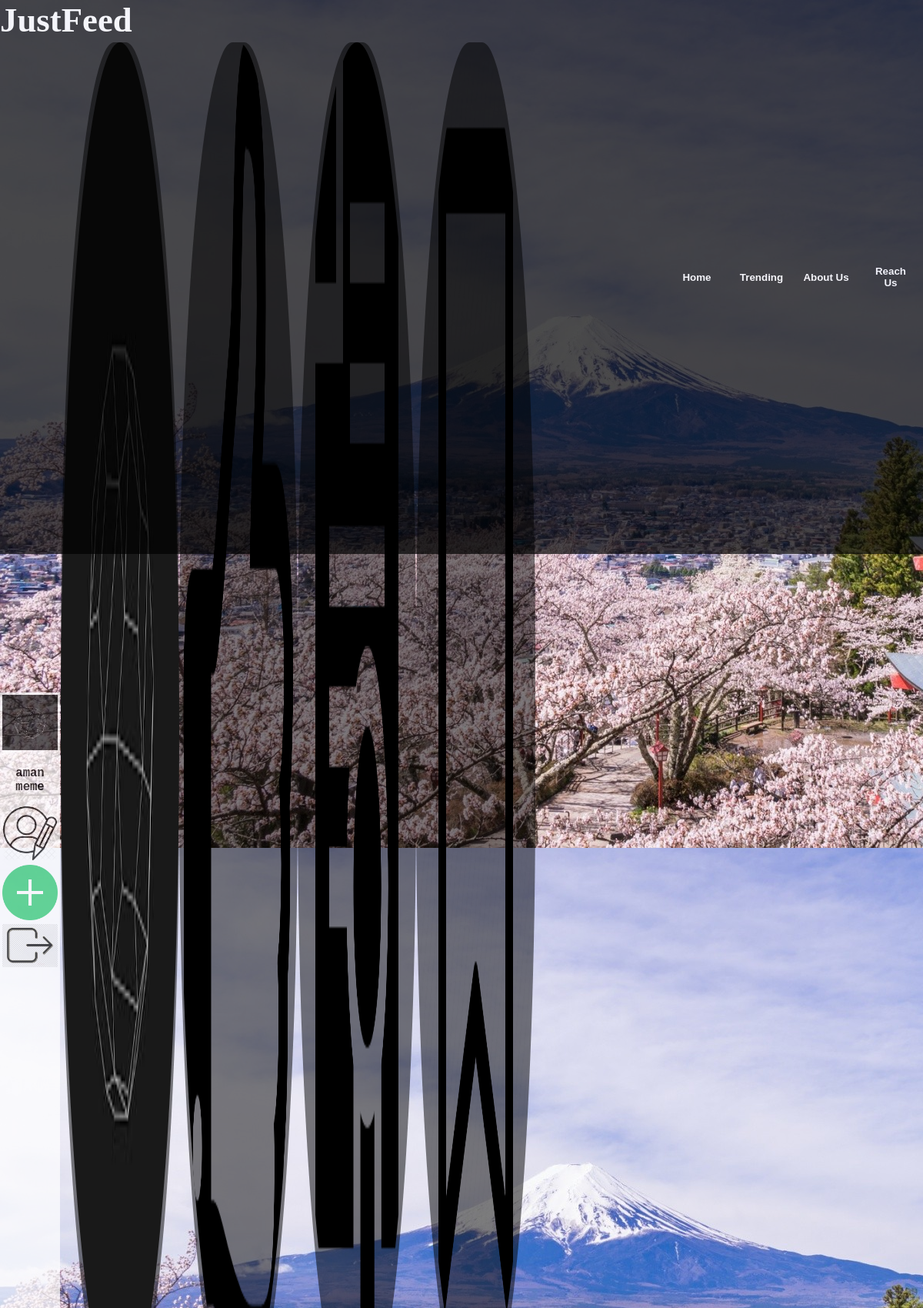
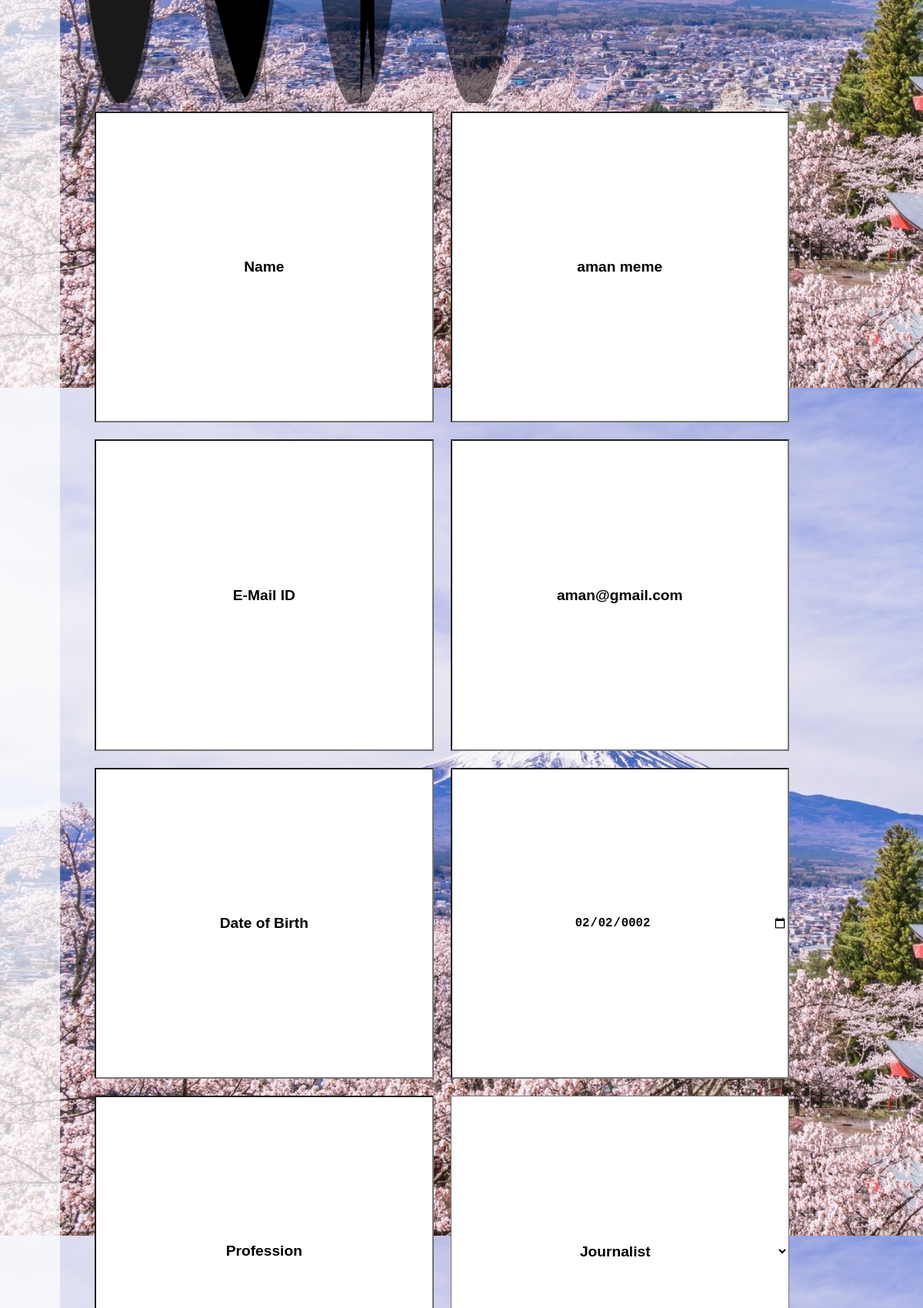
/viewP.php (signed in, upper part), run on the app's committed database (2 pictures, top to bottom).
### tables this page shows
CREATE TABLE `users` (
  `name` text NOT NULL,
  `email` text NOT NULL,
  `pass` text NOT NULL,
  `age` date NOT NULL,
  `prof` text NOT NULL,
  `loca` text NOT NULL,
  `picname` text NOT NULL,
  `userid` int(11) NOT NULL,
  `merit` int(11) NOT NULL,
  `article` int(11) NOT NULL,
  `upfeed` varchar(500) NOT NULL,
  `downfeed` varchar(500) NOT NULL,
  `saved` varchar(500) NOT NULL
);

### viewP.php (the view, shortened to what this page needs)
<html>
<head>
<link rel="stylesheet" href="login.css"></link>
<link rel="stylesheet" href="profile.css"></link>
</head>
<body>
<?php
$connect=mysqli_connect("127.0.0.1","root","");
mysqli_select_db($connect,"JustFeed");
$dat=mysqli_query($connect,"select * from users where userid = '".$_SESSION['id']."' ");
$data=mysqli_fetch_array($dat);
$p = mysqli_query($connect,"select prof from proloca order by prof");
?>
<div id="mainfeed">
	<div class = "circle">
		<img src = "Photo\<?php echo$data[6]; ?>" id = "profile_pic" onclick = "pic.click();" />
	</div>
	<div class = "circle">
		<img src="Background/merit.jpeg" class = "back" />
	</div>
	<div class = "circle">
		<img src="Background/article.jpeg" class = "back" />
	</div>
	<?php $totsav=mysqli_fetch_array(mysqli_query($connect,"select saved from users where userid = '".$_SESSION['id']."' "));
	?>
	<div class = "circle">
		 <a href="viewsav.php" id="sss"> <img src="Background/saved.jpeg" class = "back" />
		 <p class="circle_text"> <?php echo count(explode(" ",$totsav[0]))-1; ?><br><font size="3%">SAVED </a></font></p>
	</div>
	<input type='text' value='Name' class='namefield' readonly>
	<input type='text' value='<?php echo$data[0] ?>' class='datafield' id='fname' required>
	<input type='text' value='E-Mail ID' class='namefield' readonly>
	<input type='text' value='<?php echo$data[1] ?>' class='datafield' id='mail' readonly>
	<input type='text' value='Date of Birth' class='namefield' readonly>
	<input type='date' value='<?php echo$data[3] ?>' class='datafield' id='dob' required>
	<input type='text' value='Profession' class='namefield' readonly>
	<select class='datafield' id='prof' required>
					<option value='<?php echo$data[4] ?>' > <?php echo$data[4] ?></option>
					<?php while($pl=mysqli_fetch_array($p)){?>
						<option value="<?php echo$pl[0] ?>" >
						<?php 	echo$pl[0]; }?> </option> </select>
</div>
</body>
</html>

### login.css (style rules this page uses)
body { background-size : cover; overflow : hidden; background : url("Background/gg.jpg") 0 0; font-family : cursive; scroll-behavior: smooth; }
#navbar { width : 100%; position : fixed; top:0; left:0; height : 8%; background-color: black; opacity : 0.7; color : white; font-weight: bold; font-size : 280%; overflow : hidden; z-index : 5; }
.navbutton { height : 100%; width : 7%; float : right; color : white; border: none; background-color : black; color : white; padding : 1%; font-weight : bold; overflow:hidden; }
#sidebar { width : 6%; padding : 3px; top:10%; left:0; position : fixed; height : 80%; background-color: white; white-space: wrap; font-size: 120%; font-weight:bold; font-family: monospace; text-align:center; animation : move_right; animation-duration: 2s; opacity:0.7; overflow-wrap: break-word; z-index : 5; }
.sideicon { width:100%; margin-bottom:7%; border: none; }
#mainfeed { width : 93%; margin-top : 3%; float : right; height : 90%; padding : 1%; overflow : auto; white-space: wrap; animation : rise; animation-duration: 1s; }

### profile.css (style rules this page uses)
#profile_pic { width : 100%; height : 100%; border-radius : 100%; }
.circle { width : 14%; height : 22%; float : left; border-radius: 45%; background-color : rgba(0,0,0,50%); text-align : center; color : white; overflow : hidden; }
.back { width : 100%; height : 100%; border-radius : 100%; z-index : -1; }
.namefield { float:left; width : 40%; height : 5%; text-align : center; margin : 1%; font-size : 120%; font-weight: bold; background-color: white; margin-left : 4%; }
.datafield { float:left; width : 40%; height : 5%; text-align : center; margin : 1%; font-size : 120%; font-weight: bold; background-color: white; }

### viewP.php (style rules this page uses)
#sss { color:white; }

### data on the page
users: picname (picture), name "aman meme", email "aman@gmail.com", age "02/02/0002", prof "Journalist"
